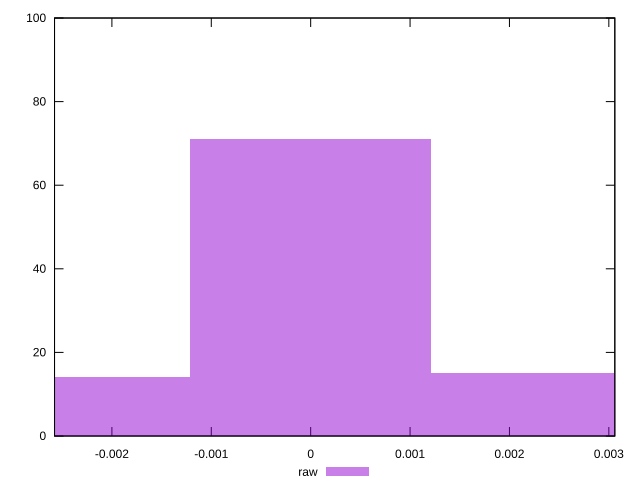

This chart was generated by the following gnuplot code:
reset

$raw <<EOF
0 71
0.0024234997360896206 15
-0.0024234997360896206 14
EOF

set key outside below
set boxwidth 0.0024234997360896206
set xrange [-0.0025771988695514735:0.003060262088162283]
set yrange [0:100]
set trange [0:100]
set style fill transparent solid 0.5 noborder
set terminal svg size 640, 490 enhanced background rgb 'white'
set output "reports/report_00028_2021-02-24T12-49-42.674Z/meta/pScore-difference/samples/astro/raw/histogram.svg"

plot $raw title "raw" with boxes

reset
